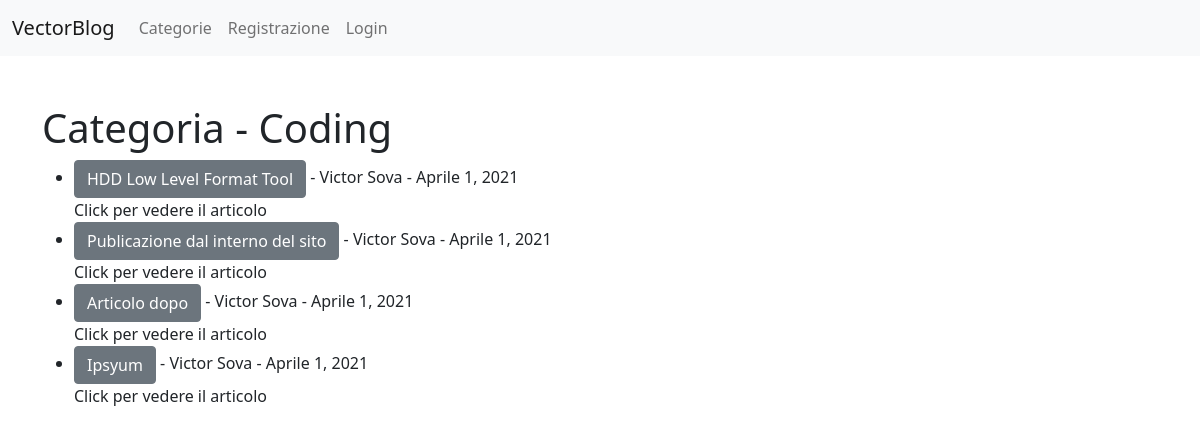
Screenshot of /category/coding with the database file from the repository.
### Eblog/models.py (models this page shows, shortened)
class Post(models.Model):
	title = models.CharField(max_length = 200)
	header_image = models.ImageField(null = True, blank = True, upload_to = "images/")
	title_tag = models.CharField(max_length = 200)
	author = models.ForeignKey(User, on_delete = models.CASCADE)
	body = RichTextField(blank = True, null = True)
	post_date = models.DateField(auto_now_add=True)
	category = models.CharField(max_length = 200, default = 'coding')
	snippet = models.CharField(max_length = 50, default = 'Picola discrizione del articolo')
	likes = models.ManyToManyField(User, related_name='blog_post')

### Eblog/views.py (the view)
# urls.py: path('category/<str:cats>', CategoryView, name='category'),
def CategoryView(request, cats):
	category_posts = Post.objects.filter(category = cats)
	return render(request, 'categories.html', {'cats':cats.title(), 'category_posts':category_posts })

### Eblog/templates/categories.html (shortened to what this page needs)
{% extends 'base.html'%}
 {% block content %}
{% if category_posts %}
	<h1>Categoria - {{ cats }} </h1>
		<ul>
		{% for post in category_posts %}
			<li><a href="{%url 'article-detail' post.pk %}" class="btn btn-secondary">
			{{	post.title }}</a> -
			{{ post.author.first_name }}
			{{	post.author.last_name }} -
			{{ post.post_date}}   <br/>
			{{post.snippet}}</li>
		{% endfor %}
		</ul>
{% endif %}
{% endblock %}

### rows the page displays
Post: title "HDD Low Level Format Tool", author.first_name "Victor", author.last_name "Sova", post_date "Aprile 1, 2021", snippet "Click per vedere il articolo"
Post: title "Publicazione dal interno del sito", author.first_name "Victor", author.last_name "Sova", post_date "Aprile 1, 2021", snippet "Click per vedere il articolo"
Post: title "Articolo dopo", author.first_name "Victor", author.last_name "Sova", post_date "Aprile 1, 2021", snippet "Click per vedere il articolo"
Post: title "Ipsyum", author.first_name "Victor", author.last_name "Sova", post_date "Aprile 1, 2021", snippet "Click per vedere il articolo"

### other values shown
{{ cats }} "Coding"
